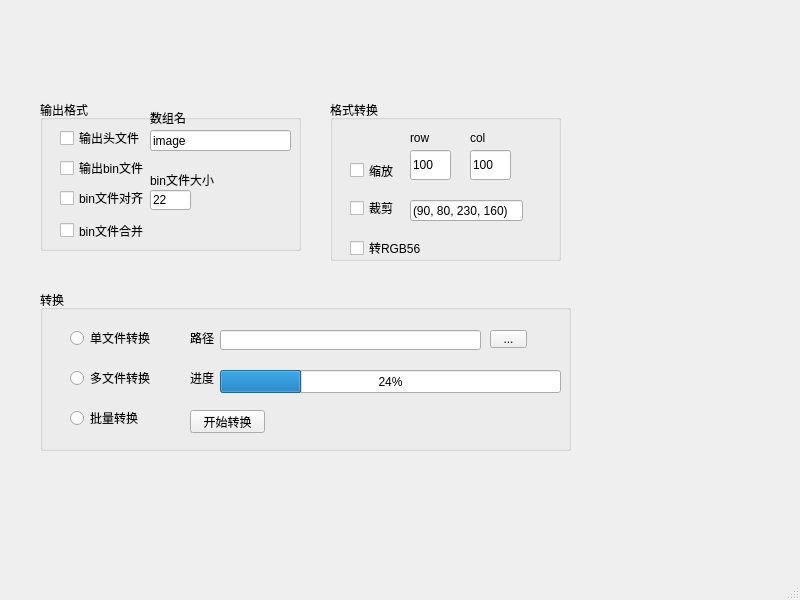
<?xml version="1.0" encoding="UTF-8"?>
<ui version="4.0">
 <class>MainWindow</class>
 <widget class="QMainWindow" name="MainWindow">
  <property name="geometry">
   <rect>
    <x>0</x>
    <y>0</y>
    <width>800</width>
    <height>600</height>
   </rect>
  </property>
  <property name="windowTitle">
   <string>图像转换</string>
  </property>
  <widget class="QWidget" name="centralwidget">
   <widget class="QGroupBox" name="transfer">
    <property name="geometry">
     <rect>
      <x>330</x>
      <y>100</y>
      <width>231</width>
      <height>161</height>
     </rect>
    </property>
    <property name="title">
     <string>格式转换</string>
    </property>
    <widget class="QLineEdit" name="coordinate_edit">
     <property name="geometry">
      <rect>
       <x>80</x>
       <y>100</y>
       <width>113</width>
       <height>21</height>
      </rect>
     </property>
     <property name="text">
      <string>(90, 80, 230, 160)</string>
     </property>
    </widget>
    <widget class="QCheckBox" name="resize">
     <property name="geometry">
      <rect>
       <x>20</x>
       <y>60</y>
       <width>51</width>
       <height>21</height>
      </rect>
     </property>
     <property name="minimumSize">
      <size>
       <width>50</width>
       <height>0</height>
      </size>
     </property>
     <property name="tabletTracking">
      <bool>false</bool>
     </property>
     <property name="text">
      <string>缩放</string>
     </property>
     <property name="tristate">
      <bool>false</bool>
     </property>
    </widget>
    <widget class="QLabel" name="label_col">
     <property name="geometry">
      <rect>
       <x>140</x>
       <y>30</y>
       <width>41</width>
       <height>16</height>
      </rect>
     </property>
     <property name="text">
      <string>col</string>
     </property>
    </widget>
    <widget class="QLineEdit" name="col_edit">
     <property name="geometry">
      <rect>
       <x>140</x>
       <y>50</y>
       <width>41</width>
       <height>30</height>
      </rect>
     </property>
     <property name="minimumSize">
      <size>
       <width>30</width>
       <height>30</height>
      </size>
     </property>
     <property name="maximumSize">
      <size>
       <width>100</width>
       <height>100</height>
      </size>
     </property>
     <property name="text">
      <string>100</string>
     </property>
    </widget>
    <widget class="QLineEdit" name="row_edit">
     <property name="geometry">
      <rect>
       <x>80</x>
       <y>50</y>
       <width>41</width>
       <height>30</height>
      </rect>
     </property>
     <property name="minimumSize">
      <size>
       <width>30</width>
       <height>30</height>
      </size>
     </property>
     <property name="maximumSize">
      <size>
       <width>100</width>
       <height>100</height>
      </size>
     </property>
     <property name="text">
      <string>100</string>
     </property>
    </widget>
    <widget class="QCheckBox" name="crop">
     <property name="geometry">
      <rect>
       <x>20</x>
       <y>100</y>
       <width>51</width>
       <height>16</height>
      </rect>
     </property>
     <property name="text">
      <string>裁剪</string>
     </property>
    </widget>
    <widget class="QCheckBox" name="RGB565">
     <property name="geometry">
      <rect>
       <x>20</x>
       <y>140</y>
       <width>71</width>
       <height>16</height>
      </rect>
     </property>
     <property name="text">
      <string>转RGB565</string>
     </property>
    </widget>
    <widget class="QLabel" name="label_row">
     <property name="geometry">
      <rect>
       <x>80</x>
       <y>30</y>
       <width>41</width>
       <height>16</height>
      </rect>
     </property>
     <property name="text">
      <string>row</string>
     </property>
    </widget>
   </widget>
   <widget class="QGroupBox" name="output">
    <property name="geometry">
     <rect>
      <x>40</x>
      <y>100</y>
      <width>261</width>
      <height>151</height>
     </rect>
    </property>
    <property name="title">
     <string>输出格式</string>
    </property>
    <widget class="QLineEdit" name="bin_size">
     <property name="geometry">
      <rect>
       <x>110</x>
       <y>90</y>
       <width>41</width>
       <height>20</height>
      </rect>
     </property>
     <property name="text">
      <string>22</string>
     </property>
    </widget>
    <widget class="QCheckBox" name="hfile">
     <property name="geometry">
      <rect>
       <x>20</x>
       <y>30</y>
       <width>91</width>
       <height>16</height>
      </rect>
     </property>
     <property name="text">
      <string>输出头文件</string>
     </property>
    </widget>
    <widget class="QCheckBox" name="bin_file">
     <property name="geometry">
      <rect>
       <x>20</x>
       <y>60</y>
       <width>101</width>
       <height>16</height>
      </rect>
     </property>
     <property name="text">
      <string>输出bin文件</string>
     </property>
    </widget>
    <widget class="QLineEdit" name="arr_name">
     <property name="geometry">
      <rect>
       <x>110</x>
       <y>30</y>
       <width>141</width>
       <height>21</height>
      </rect>
     </property>
     <property name="text">
      <string>image</string>
     </property>
    </widget>
    <widget class="QLabel" name="label_bin">
     <property name="geometry">
      <rect>
       <x>110</x>
       <y>70</y>
       <width>71</width>
       <height>20</height>
      </rect>
     </property>
     <property name="text">
      <string>bin文件大小</string>
     </property>
    </widget>
    <widget class="QCheckBox" name="align_bin">
     <property name="geometry">
      <rect>
       <x>20</x>
       <y>90</y>
       <width>91</width>
       <height>16</height>
      </rect>
     </property>
     <property name="text">
      <string>bin文件对齐</string>
     </property>
    </widget>
    <widget class="QCheckBox" name="merge_bin">
     <property name="geometry">
      <rect>
       <x>20</x>
       <y>120</y>
       <width>101</width>
       <height>21</height>
      </rect>
     </property>
     <property name="text">
      <string>bin文件合并</string>
     </property>
    </widget>
    <widget class="QLabel" name="label_arr">
     <property name="geometry">
      <rect>
       <x>110</x>
       <y>10</y>
       <width>41</width>
       <height>16</height>
      </rect>
     </property>
     <property name="text">
      <string>数组名</string>
     </property>
    </widget>
   </widget>
   <widget class="QGroupBox" name="groupBox">
    <property name="geometry">
     <rect>
      <x>40</x>
      <y>290</y>
      <width>531</width>
      <height>161</height>
     </rect>
    </property>
    <property name="title">
     <string>转换</string>
    </property>
    <widget class="QRadioButton" name="dir">
     <property name="geometry">
      <rect>
       <x>30</x>
       <y>120</y>
       <width>89</width>
       <height>16</height>
      </rect>
     </property>
     <property name="text">
      <string>批量转换</string>
     </property>
    </widget>
    <widget class="QRadioButton" name="file">
     <property name="geometry">
      <rect>
       <x>30</x>
       <y>40</y>
       <width>89</width>
       <height>16</height>
      </rect>
     </property>
     <property name="text">
      <string>单文件转换</string>
     </property>
    </widget>
    <widget class="QRadioButton" name="files">
     <property name="geometry">
      <rect>
       <x>30</x>
       <y>80</y>
       <width>89</width>
       <height>16</height>
      </rect>
     </property>
     <property name="text">
      <string>多文件转换</string>
     </property>
    </widget>
    <widget class="QPushButton" name="start_transfer">
     <property name="geometry">
      <rect>
       <x>150</x>
       <y>120</y>
       <width>75</width>
       <height>23</height>
      </rect>
     </property>
     <property name="text">
      <string>开始转换</string>
     </property>
    </widget>
    <widget class="QLineEdit" name="path">
     <property name="geometry">
      <rect>
       <x>180</x>
       <y>40</y>
       <width>261</width>
       <height>20</height>
      </rect>
     </property>
    </widget>
    <widget class="QLabel" name="label_path">
     <property name="geometry">
      <rect>
       <x>150</x>
       <y>40</y>
       <width>31</width>
       <height>16</height>
      </rect>
     </property>
     <property name="text">
      <string>路径</string>
     </property>
    </widget>
    <widget class="QLabel" name="label_progress">
     <property name="geometry">
      <rect>
       <x>150</x>
       <y>80</y>
       <width>31</width>
       <height>16</height>
      </rect>
     </property>
     <property name="text">
      <string>进度</string>
     </property>
    </widget>
    <widget class="QProgressBar" name="progressBar">
     <property name="geometry">
      <rect>
       <x>180</x>
       <y>80</y>
       <width>341</width>
       <height>23</height>
      </rect>
     </property>
     <property name="value">
      <number>24</number>
     </property>
    </widget>
    <widget class="QToolButton" name="path_input">
     <property name="geometry">
      <rect>
       <x>450</x>
       <y>40</y>
       <width>37</width>
       <height>18</height>
      </rect>
     </property>
     <property name="text">
      <string>...</string>
     </property>
    </widget>
   </widget>
  </widget>
  <widget class="QMenuBar" name="menubar">
   <property name="geometry">
    <rect>
     <x>0</x>
     <y>0</y>
     <width>800</width>
     <height>23</height>
    </rect>
   </property>
  </widget>
  <widget class="QStatusBar" name="statusbar"/>
 </widget>
 <resources/>
 <connections/>
</ui>
